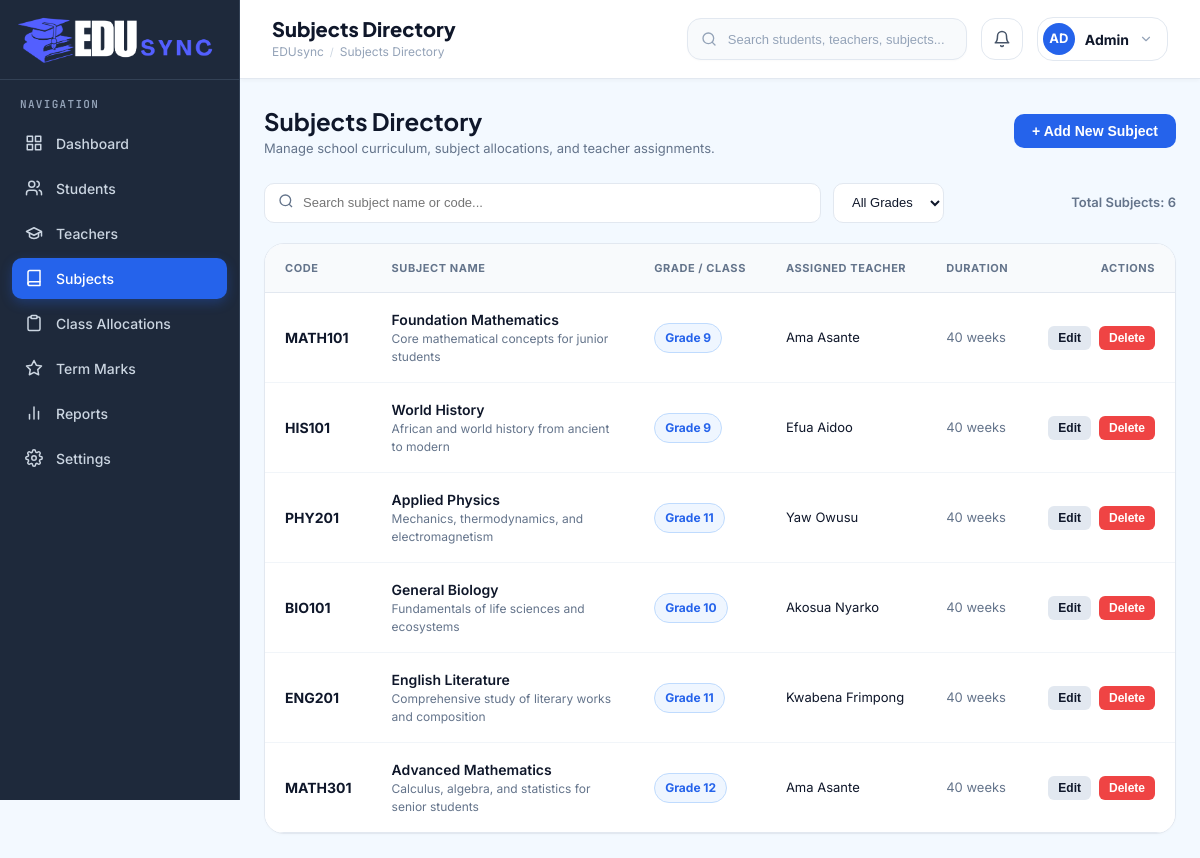
The page /subject.php on the database as committed earlier.
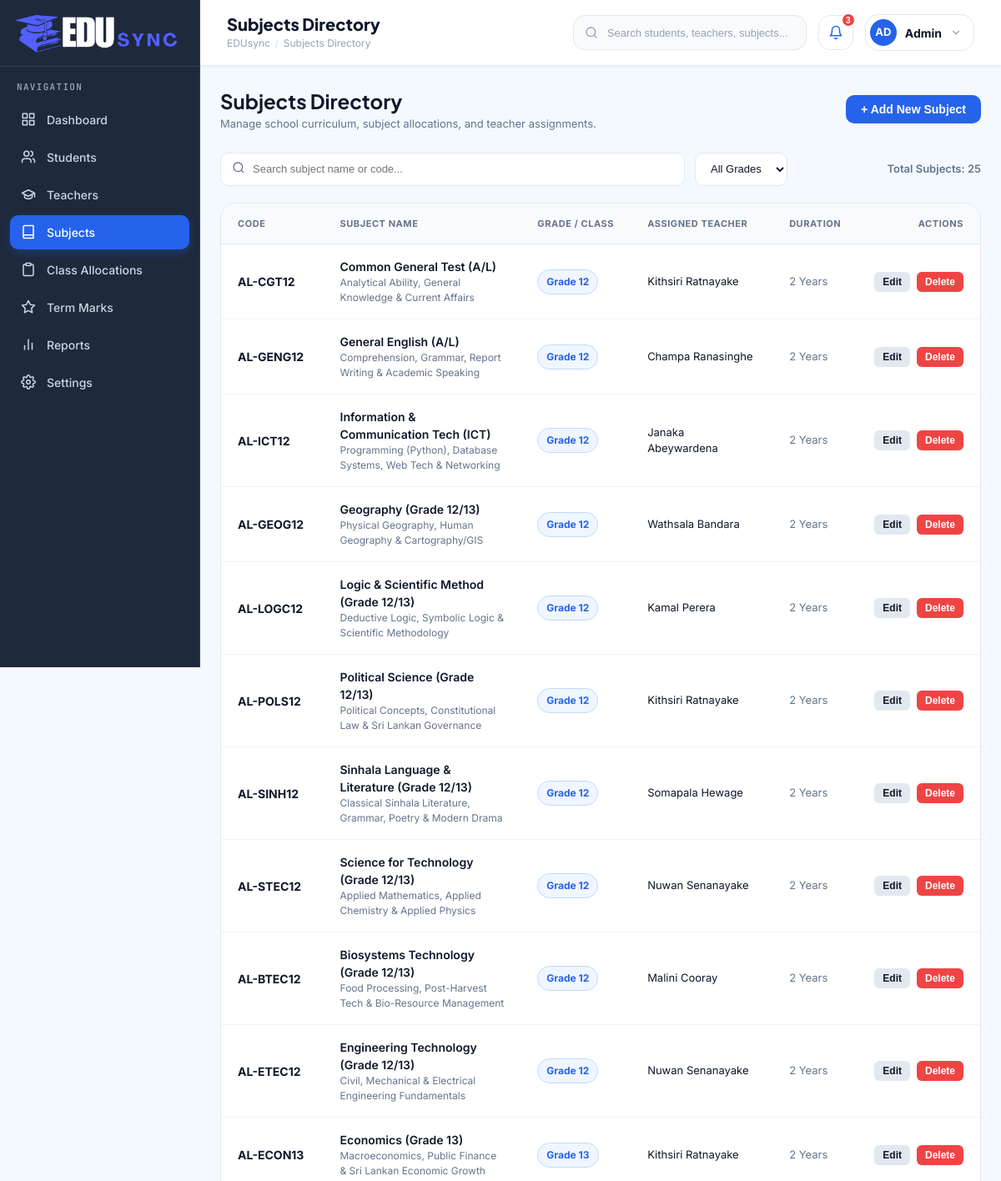
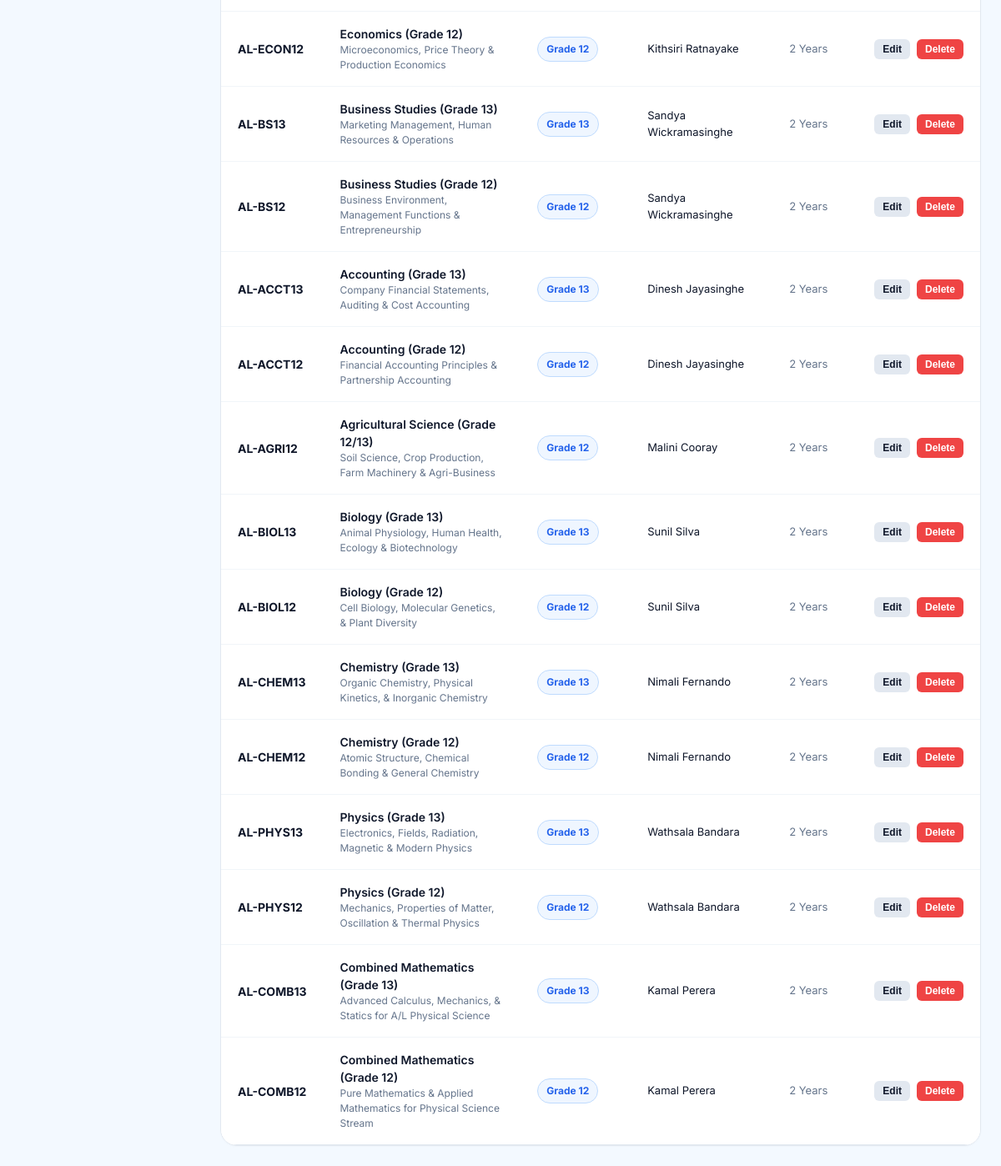
The same page on the database as committed later (2 pictures, top to bottom).
### tables this page shows
CREATE TABLE `courses` (
  `id` INT AUTO_INCREMENT PRIMARY KEY,
  `course_code` VARCHAR(20) NOT NULL UNIQUE,
  `course_name` VARCHAR(100) NOT NULL,
  `description` TEXT DEFAULT NULL,
  `teacher_id` INT DEFAULT NULL,
  `grade` VARCHAR(50) NOT NULL,
  `credits` INT NOT NULL DEFAULT 4,
  `duration` VARCHAR(30) NOT NULL DEFAULT '2 Years',
  `created_at` TIMESTAMP DEFAULT CURRENT_TIMESTAMP,
  FOREIGN KEY (`teacher_id`) REFERENCES `teachers`(`id`) ON DELETE SET NULL
);

### classes/Dashboard.php (called while the page is built, shortened)
<?php
require_once __DIR__ . '/../config/Database.php';
class Dashboard {
    private $db;
    public function __construct() {
        $database = new Database();
        $this->db = $database->getConnection();
    }
    public function getNotifications() {
        if ($this->db !== null) {
            try {
                $stmt = $this->db->query("
                    SELECT s.id, s.first_name, s.last_name, s.grade, s.status
                    FROM students s
                    LEFT JOIN notifications n ON n.ref_student_id = s.id
                    WHERE n.id IS NULL
                ");
                $newStudents = $stmt->fetchAll(PDO::FETCH_ASSOC);
                if (!empty($newStudents)) {
                    $insStmt = $this->db->prepare("
                        INSERT INTO notifications (title, message, type, is_read, ref_student_id)
                        VALUES (:title, :message, :type, 0, :ref_student_id)
                    ");
                    foreach ($newStudents as $ns) {
                        $name = trim($ns['first_name'] . ' ' . $ns['last_name']);
                        $isInactive = (strtolower($ns['status']) === 'inactive');
                        $insStmt->execute([
                            ':title' => $isInactive ? 'Student Status Updated' : 'New Student Enrolled',
                            ':message' => $isInactive ? "$name's status set to {$ns['status']}" : "$name registered in {$ns['grade']}",
                            ':type' => $isInactive ? 'amber' : 'green',
                            ':ref_student_id' => $ns['id']
                        ]);
                    }
                }
            } catch (Exception $e) {}
            try {
                $stmt = $this->db->query("
                    SELECT * FROM notifications
                    WHERE is_read = 0
                    ORDER BY id DESC
                    LIMIT 5
                ");
                $items = $stmt->fetchAll(PDO::FETCH_ASSOC);
                if (!empty($items)) {
                    $notifications = [];
                    foreach ($items as $n) {
                        $dotColor = 'dot-green';
                        $notifications[] = [
                            'id'    => $n['id'],
                            'title' => $n['title'],
                            'desc'  => $n['message'],
                            'time'  => 'Recently',
                            'dot'   => $dotColor
                        ];
                    }
                    return $notifications;
                }
            } catch (Exception $e) {}
        }
        return [];
    }
}
?>

### config/Database.php (called while the page is built)
<?php
class Database {
    private $host = "localhost";
    private $db_name = "school_db";
    private $username = "root";
    private $password = "";
    private $conn = null;
    public function getConnection() {
        if ($this->conn === null) {
            try {
                $dsn = "mysql:host=" . $this->host . ";dbname=" . $this->db_name . ";charset=utf8mb4";
                $options = [
                    PDO::ATTR_ERRMODE => PDO::ERRMODE_EXCEPTION,
                    PDO::ATTR_DEFAULT_FETCH_MODE => PDO::FETCH_ASSOC,
                    PDO::ATTR_EMULATE_PREPARES => false,
                ];
                $this->conn = new PDO($dsn, $this->username, $this->password, $options);
            } catch (PDOException $exception) {
                $this->conn = null;
            }
        }
        return $this->conn;
    }
}
?>

### classes/Subject.php (called while the page is built, shortened)
<?php
require_once __DIR__ . '/../config/Database.php';
class Subject {
    private $db;
    public function __construct() {
        $dbInstance = new Database();
        $this->db = $dbInstance->getConnection();
    }
    public function getAll($search = '', $gradeFilter = '') {
        $sql = "SELECT c.*, CONCAT(t.first_name, ' ', t.last_name) AS teacher_name
                FROM courses c
                LEFT JOIN teachers t ON c.teacher_id = t.id
                WHERE 1=1";
        $params = [];
        $sql .= " ORDER BY c.id DESC";
        $stmt = $this->db->prepare($sql);
        $stmt->execute($params);
        return $stmt->fetchAll(PDO::FETCH_ASSOC);
    }
}

### subject.php (the view, shortened to what the changed rows need)
<?php
require_once __DIR__ . '/classes/Subject.php';
$subjectService = new Subject();
$search = $_GET['search'] ?? '';
$gradeFilter = $_GET['grade'] ?? '';
$subjects = $subjectService->getAll($search, $gradeFilter);
$pageTitle = "Subjects Directory";
include_once __DIR__ . '/includes/header.php';
?>
<div class="main-wrapper">
    <?php include_once __DIR__ . '/includes/navbar.php'; ?>
    <main class="content-body">
        <div class="page-header">
            <div>
                <h1 class="page-title">Subjects Directory</h1>
            </div>
        </div>
        <div class="table-filter-bar">
            <form action="subject.php" method="GET" class="search-filter-group">
                <div style="position: relative; flex: 1;">
                </div>
                <select name="grade" class="filter-select" onchange="this.form.submit()">
                </select>
            </form>
            <div style="color: var(--text-muted); font-size: 13px; font-weight: 600;">
                Total Subjects: <?php echo count($subjects); ?>
            </div>
        </div>
        <div class="dash-card card-full" style="padding: 0; overflow: hidden;">
            <div style="overflow-x: auto;">
                <table class="students-table" style="width: 100%; border-collapse: collapse; font-size: 14px;">
                    <thead>
                        <tr style="background: var(--body-bg); border-bottom: 1px solid var(--card-border); text-align: left; color: var(--text-muted); font-size: 12px; font-weight: 700; text-transform: uppercase;">
                            <th style="padding: 16px 20px;">Code</th>
                            <th style="padding: 16px 20px;">Subject Name</th>
                            <th style="padding: 16px 20px;">Grade / Class</th>
                            <th style="padding: 16px 20px;">Assigned Teacher</th>
                            <th style="padding: 16px 20px;">Duration</th>
                            <th style="padding: 16px 20px; text-align: right;">Actions</th>
                        </tr>
                    </thead>
                    <tbody>
                        <?php if (empty($subjects)): ?>
                            <tr>
                                <td colspan="6" style="padding: 40px; text-align: center; color: var(--text-muted);">
                                    No subject records found.
                                </td>
                            </tr>
                        <?php else: ?>
                            <?php foreach ($subjects as $s): ?>
                                <tr style="border-bottom: 1px solid var(--card-border);">
                                    <td style="padding: 16px 20px; font-weight: 700; color: var(--text-main); white-space: nowrap;">
                                        <?php echo htmlspecialchars($s['course_code']); ?>
                                    </td>
                                    <td style="padding: 16px 20px;">
                                        <div style="font-weight: 600; color: var(--text-main);"><?php echo htmlspecialchars($s['course_name']); ?></div>
                                        <div style="font-size: 12px; color: var(--text-muted);"><?php echo htmlspecialchars($s['description']); ?></div>
                                    </td>
                                    <td style="padding: 16px 20px; white-space: nowrap;">
                                        <span class="subject-badge">
                                            <?php echo htmlspecialchars($s['grade']); ?>
                                        </span>
                                    </td>
                                    <td style="padding: 16px 20px; font-size: 13px; color: var(--text-main);">
                                        <?php echo htmlspecialchars($s['teacher_name'] ?? 'Unassigned'); ?>
                                    </td>
                                    <td style="padding: 16px 20px; font-size: 13px; color: var(--text-muted); white-space: nowrap;">
                                        <?php echo htmlspecialchars($s['duration']); ?>
                                    </td>
                                    <td style="padding: 16px 20px; text-align: right; white-space: nowrap;">
                                        <div style="display: flex; align-items: center; justify-content: flex-end; gap: 8px;">
                                            <button type="button" class="btn btn-secondary btn-sm edit-subject-btn"
                                                    data-subject='<?php echo json_encode($s, JSON_HEX_APOS | JSON_HEX_QUOT); ?>'>
                                                Edit
                                            </button>
                                            <form action="subject.php" method="POST" style="display: inline;" onsubmit="return confirm('Are you sure you want to delete this subject?');">
                                                <button type="submit" class="btn btn-danger btn-sm">Delete</button>
                                            </form>
                                        </div>
                                    </td>
                                </tr>
                            <?php endforeach; ?>
                        <?php endif; ?>
                    </tbody>
                </table>
            </div>
        </div>
    </main>
</div>
<?php include_once __DIR__ . '/includes/footer.php'; ?>

### includes/navbar.php (shortened to what the changed rows need)
<?php
$displayTitle = isset($pageTitle) ? $pageTitle : 'Dashboard';
if (!isset($dashboardService)) {
    require_once __DIR__ . '/../classes/Dashboard.php';
    $dashboardService = new Dashboard();
}
$navNotifications = $dashboardService->getNotifications();
$notifCount = count($navNotifications);
?>
<header class="navbar">
    <div class="navbar-title-container">
        <h1 class="navbar-page-title"><?php echo htmlspecialchars($displayTitle); ?></h1>
    </div>
    <div class="navbar-right">
        <div class="navbar-bell-dropdown-wrapper">
            <button type="button" class="navbar-bell-btn <?php echo ($notifCount > 0) ? 'has-unread' : ''; ?>" id="navbarBellBtn" title="System Notifications" onclick="var notif=document.getElementById('notificationDropdownMenu'); var prof=document.getElementById('profileDropdownMenu'); if(prof){ prof.style.display='none'; prof.classList.remove('show'); } if(notif){ var open=(notif.style.display==='block'||notif.classList.contains('show')); notif.style.display=open?'none':'block'; notif.classList.toggle('show', !open); } event.stopPropagation();">
                <svg width="18" height="18" viewBox="0 0 24 24" fill="none" stroke="currentColor" stroke-width="2" stroke-linecap="round" stroke-linejoin="round"><path d="M18 8A6 6 0 0 0 6 8c0 7-3 9-3 9h18s-3-2-3-9"/><path d="M13.73 21a2 2 0 0 1-3.46 0"/></svg>
                <?php if ($notifCount > 0): ?>
                    <span class="bell-badge-count"><?php echo $notifCount; ?></span>
                <?php endif; ?>
            </button>
        </div>
    </div>
</header>

Rows that differ between the two databases and show on the page:
added courses: course_code "AL-CGT12", course_name "Common General Test (A/L)", description "Analytical Ability, General Knowledge & Current Affairs", grade "Grade 12", teacher_name "Kithsiri Ratnayake", duration "2 Years"
added courses: course_code "AL-GENG12", course_name "General English (A/L)", description "Comprehension, Grammar, Report Writing & Academic Speaking", grade "Grade 12", teacher_name "Champa Ranasinghe", duration "2 Years"
added courses: course_code "AL-ICT12", course_name "Information & Communication Tech (ICT)", description "Programming (Python), Database Systems, Web Tech & Networking", grade "Grade 12", teacher_name "Janaka Abeywardena", duration "2 Years"
added courses: course_code "AL-GEOG12", course_name "Geography (Grade 12/13)", description "Physical Geography, Human Geography & Cartography/GIS", grade "Grade 12", teacher_name "Wathsala Bandara", duration "2 Years"
added courses: course_code "AL-LOGC12", course_name "Logic & Scientific Method (Grade 12/13)", description "Deductive Logic, Symbolic Logic & Scientific Methodology", grade "Grade 12", teacher_name "Kamal Perera", duration "2 Years"
added courses: course_code "AL-POLS12", course_name "Political Science (Grade 12/13)", description "Political Concepts, Constitutional Law & Sri Lankan Governance", grade "Grade 12", teacher_name "Kithsiri Ratnayake", duration "2 Years"
added courses: course_code "AL-SINH12", course_name "Sinhala Language & Literature (Grade 12/13)", description "Classical Sinhala Literature, Grammar, Poetry & Modern Drama", grade "Grade 12", teacher_name "Somapala Hewage", duration "2 Years"
added courses: course_code "AL-STEC12", course_name "Science for Technology (Grade 12/13)", description "Applied Mathematics, Applied Chemistry & Applied Physics", grade "Grade 12", teacher_name "Nuwan Senanayake", duration "2 Years"
added courses: course_code "AL-BTEC12", course_name "Biosystems Technology (Grade 12/13)", description "Food Processing, Post-Harvest Tech & Bio-Resource Management", grade "Grade 12", teacher_name "Malini Cooray", duration "2 Years"
added courses: course_code "AL-ETEC12", course_name "Engineering Technology (Grade 12/13)", description "Civil, Mechanical & Electrical Engineering Fundamentals", grade "Grade 12", teacher_name "Nuwan Senanayake", duration "2 Years"
added courses: course_code "AL-ECON13", course_name "Economics (Grade 13)", description "Macroeconomics, Public Finance & Sri Lankan Economic Growth", grade "Grade 13", teacher_name "Kithsiri Ratnayake", duration "2 Years"
added courses: course_code "AL-ECON12", course_name "Economics (Grade 12)", description "Microeconomics, Price Theory & Production Economics", grade "Grade 12", teacher_name "Kithsiri Ratnayake", duration "2 Years"
added courses: course_code "AL-BS13", course_name "Business Studies (Grade 13)", description "Marketing Management, Human Resources & Operations", grade "Grade 13", teacher_name "Sandya Wickramasinghe", duration "2 Years"
added courses: course_code "AL-BS12", course_name "Business Studies (Grade 12)", description "Business Environment, Management Functions & Entrepreneurship", grade "Grade 12", teacher_name "Sandya Wickramasinghe", duration "2 Years"
added courses: course_code "AL-ACCT13", course_name "Accounting (Grade 13)", description "Company Financial Statements, Auditing & Cost Accounting", grade "Grade 13", teacher_name "Dinesh Jayasinghe", duration "2 Years"
added courses: course_code "AL-ACCT12", course_name "Accounting (Grade 12)", description "Financial Accounting Principles & Partnership Accounting", grade "Grade 12", teacher_name "Dinesh Jayasinghe", duration "2 Years"
added courses: course_code "AL-AGRI12", course_name "Agricultural Science (Grade 12/13)", description "Soil Science, Crop Production, Farm Machinery & Agri-Business", grade "Grade 12", teacher_name "Malini Cooray", duration "2 Years"
added courses: course_code "AL-BIOL13", course_name "Biology (Grade 13)", description "Animal Physiology, Human Health, Ecology & Biotechnology", grade "Grade 13", teacher_name "Sunil Silva", duration "2 Years"
added courses: course_code "AL-BIOL12", course_name "Biology (Grade 12)", description "Cell Biology, Molecular Genetics, & Plant Diversity", grade "Grade 12", teacher_name "Sunil Silva", duration "2 Years"
changed courses: course_code "MATH101" → "AL-CHEM13"; course_name "Foundation Mathematics" → "Chemistry (Grade 13)"; description "Core mathematical concepts for junior students" → "Organic Chemistry, Physical Kinetics, & Inorganic Chemistry"; grade "Grade 9" → "Grade 13"; teacher_name "Ama Asante" → "Nimali Fernando"; duration "40 weeks" → "2 Years"
changed courses: course_code "HIS101" → "AL-CHEM12"; course_name "World History" → "Chemistry (Grade 12)"; description "African and world history from ancient to modern" → "Atomic Structure, Chemical Bonding & General Chemistry"; grade "Grade 9" → "Grade 12"; teacher_name "Efua Aidoo" → "Nimali Fernando"; duration "40 weeks" → "2 Years"
changed courses: course_code "PHY201" → "AL-PHYS13"; course_name "Applied Physics" → "Physics (Grade 13)"; description "Mechanics, thermodynamics, and electromagnetism" → "Electronics, Fields, Radiation, Magnetic & Modern Physics"; grade "Grade 11" → "Grade 13"; teacher_name "Yaw Owusu" → "Wathsala Bandara"; duration "40 weeks" → "2 Years"
changed courses: course_code "BIO101" → "AL-PHYS12"; course_name "General Biology" → "Physics (Grade 12)"; description "Fundamentals of life sciences and ecosystems" → "Mechanics, Properties of Matter, Oscillation & Thermal Physics"; grade "Grade 10" → "Grade 12"; teacher_name "Akosua Nyarko" → "Wathsala Bandara"; duration "40 weeks" → "2 Years"
changed courses: course_code "ENG201" → "AL-COMB13"; course_name "English Literature" → "Combined Mathematics (Grade 13)"; description "Comprehensive study of literary works and composition" → "Advanced Calculus, Mechanics, & Statics for A/L Physical Science"; grade "Grade 11" → "Grade 13"; teacher_name "Kwabena Frimpong" → "Kamal Perera"; duration "40 weeks" → "2 Years"
changed courses: course_code "MATH301" → "AL-COMB12"; course_name "Advanced Mathematics" → "Combined Mathematics (Grade 12)"; description "Calculus, algebra, and statistics for senior students" → "Pure Mathematics & Applied Mathematics for Physical Science Stream"; teacher_name "Ama Asante" → "Kamal Perera"; duration "40 weeks" → "2 Years"
Other text that changed with them:
$notifCount: (not shown) → "3"
count($subjects): "6" → "25"
